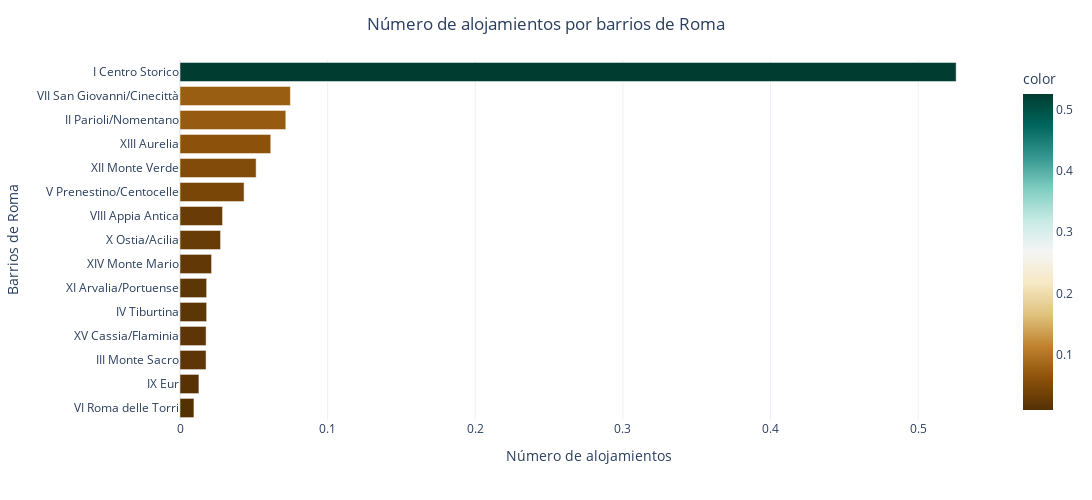

Write notebook code for a chart like this one.
### Code cell
fig = px.bar(aloj_barrio, x=aloj_barrio.values, y=aloj_barrio.index,color=aloj_barrio.values, color_continuous_scale='BrBG', text_auto = False) #Con text_auto sale el nombre del conteo en cada barra
#actualizamos el layout
fig.update_layout(
    title='Número de alojamientos por barrios de Roma', title_x=0.5, 
    yaxis_title='Barrios de Roma',
    xaxis_title='Número de alojamientos',
    template='plotly_white',
	width=1500, height=500) 


fig.show()

### Figure 1 — Plotly figure (JSON) as saved in the notebook; plotly's stock layout.template omitted (floating-point values rounded to 4 significant figures)
{"data": [{"alignmentgroup": "True", "hovertemplate": "x=%{x}<br>index=%{y}<br>color=%{marker.color}<extra></extra>", "legendgroup": "", "marker": {"color": [0.009436, 0.01281, 0.01764, 0.01768, 0.01805, 0.01805, 0.02139, 0.02749, 0.02882, 0.0434, 0.05157, 0.06148, 0.07167, 0.07477, 0.5257], "coloraxis": "coloraxis", "pattern": {"shape": ""}}, "name": "", "offsetgroup": "", "orientation": "h", "showlegend": false, "textposition": "auto", "type": "bar", "x": [0.009436, 0.01281, 0.01764, 0.01768, 0.01805, 0.01805, 0.02139, 0.02749, 0.02882, 0.0434, 0.05157, 0.06148, 0.07167, 0.07477, 0.5257], "xaxis": "x", "y": ["VI Roma delle Torri", "IX Eur", "III Monte Sacro", "XV Cassia/Flaminia", "IV Tiburtina", "XI Arvalia/Portuense", "XIV Monte Mario", "X Ostia/Acilia", "VIII Appia Antica", "V Prenestino/Centocelle", "XII Monte Verde", "XIII Aurelia", "II Parioli/Nomentano", "VII San Giovanni/Cinecittà", "I Centro Storico"], "yaxis": "y"}], "layout": {"barmode": "relative", "coloraxis": {"colorbar": {"title": {"text": "color"}}, "colorscale": [[0, "rgb(84,48,5)"], [0.1, "rgb(140,81,10)"], [0.2, "rgb(191,129,45)"], [0.3, "rgb(223,194,125)"], [0.4, "rgb(246,232,195)"], [0.5, "rgb(245,245,245)"], [0.6, "rgb(199,234,229)"], [0.7, "rgb(128,205,193)"], [0.8, "rgb(53,151,143)"], [0.9, "rgb(1,102,94)"], [1, "rgb(0,60,48)"]]}, "height": 500, "legend": {"tracegroupgap": 0}, "margin": {"t": 60}, "title": {"text": "Número de alojamientos por barrios de Roma", "x": 0.5}, "width": 1500, "xaxis": {"anchor": "y", "domain": [0, 1], "title": {"text": "Número de alojamientos"}}, "yaxis": {"anchor": "x", "domain": [0, 1], "title": {"text": "Barrios de Roma"}}}}
